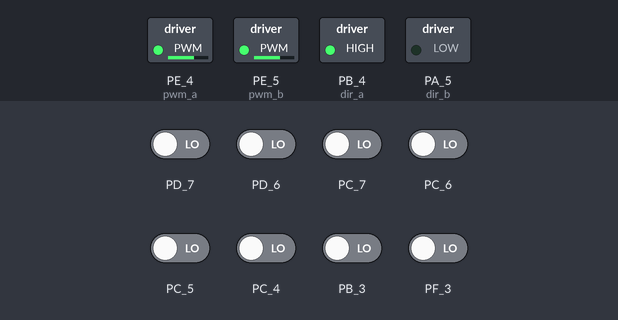
Bench run of a sketch on a simulated TI Tiva C LaunchPad. Parts: switched loads named in the sketch (green lamp = pin HIGH). Inputs (shaded band) come from the test bench; at power-on: PB_3, PC_4–7, PD_6, PD_7, PF_3 LOW.

Above: at 5.3 s.
5.4 s: PD_6 driven HIGH and PC_4 driven HIGH
At 7.3 s:
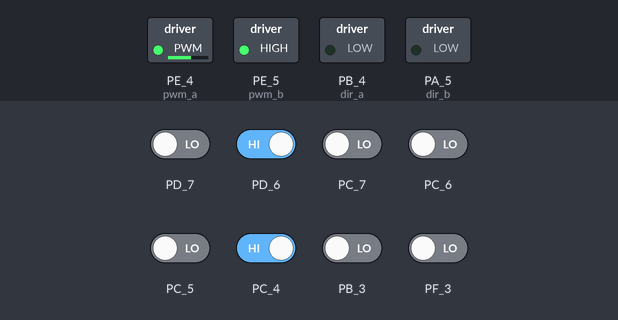
7.9 s: PD_6 driven LOW
At 8.3 s:
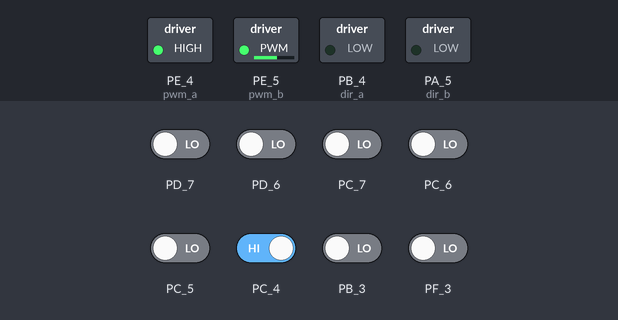
9.4 s: PC_7 driven HIGH
At 10.6 s:
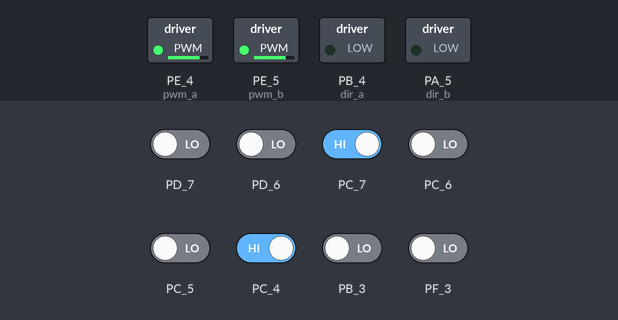
10.9 s: PC_7 driven LOW
At 11.8 s:
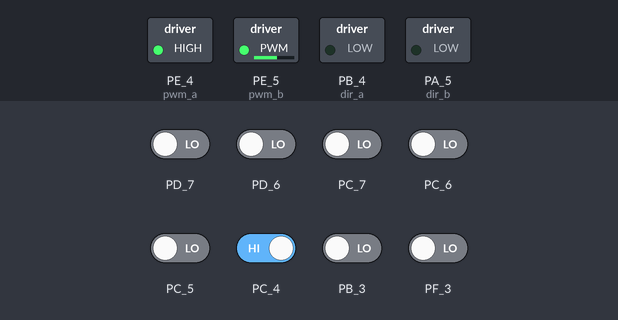
12.4 s: PC_4 driven LOW
At 13.0 s:
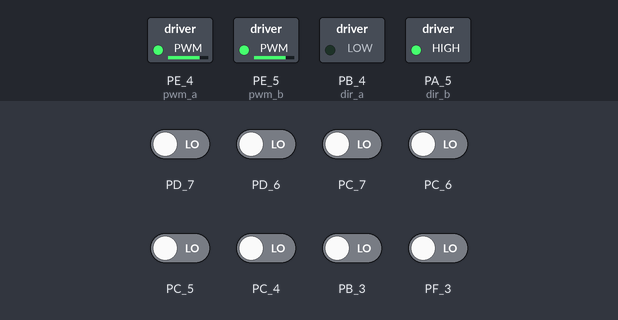
13.9 s: PD_7 driven HIGH
At 15.2 s:
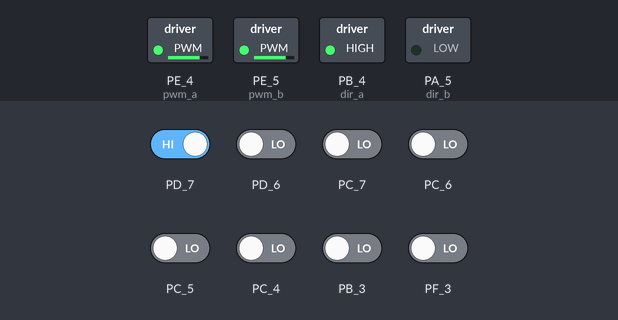
Timing chart, 0 to 16.4 s (numbered marks = the images above; inputs shaded):
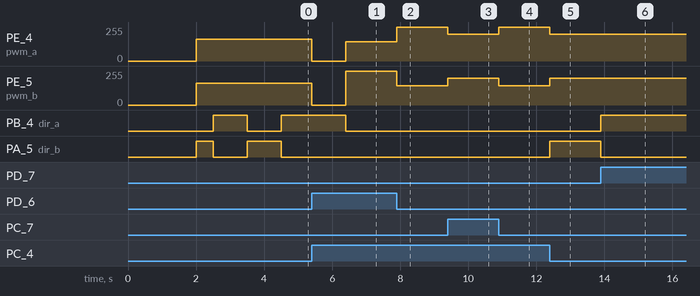

Measured:
- after the input at 5.4 s, PE_4 (pwm_a): 165/255 → 0/255 at once, → 145/255 1.0 s later; PE_5 (pwm_b): 165/255 → 0/255 at once, → 255/255 1.0 s later; PB_4 (dir_a): HIGH → LOW after 1.0 s
- after the input at 7.9 s, PE_4 (pwm_a): 145/255 → 255/255 at once; PE_5 (pwm_b): 255/255 → 145/255 at once
- after the input at 9.4 s, PE_4 (pwm_a): 255/255 → 200/255 at once; PE_5 (pwm_b): 145/255 → 200/255 at once
- after the input at 10.9 s, PE_4 (pwm_a): 200/255 → 255/255 at once; PE_5 (pwm_b): 200/255 → 145/255 at once
- after the input at 12.4 s, PE_4 (pwm_a): 255/255 → 200/255 at once; PE_5 (pwm_b): 145/255 → 200/255 at once; PA_5 (dir_b): LOW → HIGH at once
- after the input at 13.9 s, PB_4 (dir_a): LOW → HIGH at once; PA_5 (dir_b): HIGH → LOW at once

The sketch:

Line_Following_Test.ino
```cpp
/*  08/23/2015a
 *
 *  Basic Line Following Robot using a Zagros Robotics Starter Kit and Pololu Line Sensor
 *
 *  For wiring diagram see:
 *  http://www.zagrosrobotics.com/files/ZagrosLineMazeFollowWiring_08232015a.pdf
 *
 *  For detailed instructions on installing the Arduino IDE, Redboard drivers,
 *  uploading sketches, and testing motors for proper wiring for this sketch see:
 *  http://www.zagrosrobotics.com/files/ZagrosArduinoInstallation_08232015a.pdf
 *
 *  Parts list:
 *
 *    1) Zagros Robot Starter Kit - Gobbit or Magician Version
 *       (http://www.zagrosrobotics.com/)
 *       Included components needed:
 *          Gobbit or Magician Robot Chassis with motors and battery holder
 *          Sparkfun Redboard
 *          Sparkfun Ardumoto Shield
 *          Jumper wires
 *          Breadboard optional
 *
 *    2) Pololu QTR-8RC RC Reflectance Sensor Array
 *       (http://www.zagrosrobotics.com/shop/item.aspx?itemid=896)
 *
 *    3) Black electrical tape Line course on white background
 *
 */

//QTRSensors folder must be placed in your arduino libraries folder
#include <QTRSensors.h>  // Pololu QTR Library

//line sensor defines
#define NUM_SENSORS   8     // number of sensors used
#define TIMEOUT       2500  // waits for 2500 microseconds for sensor outputs to go low
#define EMITTER_PIN   QTR_NO_EMITTER_PIN  // emitter control pin not used.  If added, replace QTR_NO_EMITTER_PIN with pin#

// line sensor declarations
// sensors 0 through 7 are connected to digital pins 2 through 10, respectively (pin 3 is skipped and used by the Ardumoto controller)
// 0 is far Right sensor while 7 is far Left sensor
QTRSensorsRC qtrrc((unsigned char[]) {PF_3,PB_3,PC_4,PC_5,PC_6,PC_7,PD_6,PD_7},NUM_SENSORS, TIMEOUT, EMITTER_PIN);
unsigned int sensorValues[NUM_SENSORS]; // array with individual sensor reading values
unsigned int line_position=0; // value from 0-7000 to indicate position of line between sensor 0 - 7

// ArduMoto motor driver vars
// pwm_a/b sets speed.  Value range is 0-255.  For example, if you set the speed at 100 then 100/255 = 39% duty cycle = slow
// dir_a/b sets direction.  LOW is Forward, HIGH is Reverse
int pwm_a = PE_4;  //PWM control for Ardumoto outputs A1 and A2 is on digital pin 10  (Left motor)
int pwm_b = PE_5;  //PWM control for Ardumoto outputs B3 and B4 is on digital pin 11  (Right motor)
int dir_a = PB_4;  //direction control for Ardumoto outputs A1 and A2 is on digital pin 12  (Left motor)
int dir_b = PA_5;  //direction control for Ardumoto outputs B3 and B4 is on digital pin 13  (Right motor)

// motor tuning vars
int calSpeed = 165;   // tune value motors will run while auto calibration sweeping turn over line (0-255)

// Proportional Control loop vars
float error=0;
float PV =0 ;  // Process Variable value calculated to adjust speeds and keep on line
float kp = 1;  // This is the Proportional value. Tune this value to affect follow_line performance
int m1Speed=0; // (Left motor)
int m2Speed=0; // (Right motor)


void setup()
{
  //Set control pins to be outputs
  pinMode(pwm_a, OUTPUT);
  pinMode(pwm_b, OUTPUT);
  pinMode(dir_a, OUTPUT);
  pinMode(dir_b, OUTPUT);

  //set both motors to stop
  analogWrite(pwm_a, 0);
  analogWrite(pwm_b, 0);

  // delay to allow you to set the robot on the line, turn on the power,
  // then move your hand away before it begins moving.
  delay(2000);

  // calibrate line sensor; determines min/max range of sensed values for the current course
  for (int i = 0; i <= 100; i++)  // begin calibration cycle to last about 2.5 seconds (100*25ms/call)
  {

    // auto calibration sweeping left/right, tune 'calSpeed' motor speed at declaration
    // just high enough all sensors are passed over the line. Not too fast.
    if (i==0 || i==60)  // slow sweeping turn right to pass sensors over line
    {
       digitalWrite(dir_a, LOW);
       analogWrite(pwm_a, calSpeed);
       digitalWrite(dir_b, HIGH);
       analogWrite(pwm_b, calSpeed);
    }

    else if (i==20 || i==100) // slow sweeping turn left to pass sensors over line
    {
       digitalWrite(dir_a, HIGH);
       analogWrite(pwm_a, calSpeed);
       digitalWrite(dir_b, LOW);
       analogWrite(pwm_b, calSpeed);
    }

    qtrrc.calibrate(); // reads all sensors with the define set 2500 microseconds (25 milliseconds) for sensor outputs to go low.

  }  // end calibration cycle

  // read calibrated sensor values and obtain a measure of the line position from 0 to 7000
  line_position = qtrrc.readLine(sensorValues);

  // read the value of only a single sensor to see the line.
  // when the value is greater than 200 the sensor sees the line.
  while (sensorValues[6] < 200)  // wait for line position to near center
  {
    line_position = qtrrc.readLine(sensorValues);
  }

  // find near center
  while (line_position > 4350) // continue loop until line position is near center
  {
    line_position = qtrrc.readLine(sensorValues);
  }

  // stop both motors
  analogWrite(pwm_b, 0); // stop right motor first which kinda helps avoid over run
  analogWrite(pwm_a, 0);

  // delay as indicator setup and calibration is complete
  delay(1000);

} // end setup


void loop() // main loop
{

  // read calibrated sensor values and obtain a measure of the line position from 0 to 7000
  unsigned int line_position = qtrrc.readLine(sensorValues);

  // begin line
  follow_line(line_position);

}  // end main loop


// line following subroutine
//  Proportional Control Only
//  For a lesson in more advanced PID control, see the Zagros Tutorial on the Proportional-Derivative Control
//  http://www.instructables.com/id/Basic-PD-Proportional-Derivative-Line-Follower/

void follow_line(int line_position) //follow the line
{

  // 0 is far Right sensor while 7 (7000 return) is far Left sensor

  switch(line_position)
  {

    // Line has moved off the left edge of sensor
    // This will make it turn fast to the left
    case 7000:
           digitalWrite(dir_a, HIGH);
           analogWrite(pwm_a, 200);
           digitalWrite(dir_b, LOW);
           analogWrite(pwm_b, 200);
    break;

    // Line had moved off the right edge of sensor
    // This will make it turn fast to the right
    case 0:
           digitalWrite(dir_a, LOW);
           analogWrite(pwm_a, 200);
           digitalWrite(dir_b, HIGH);
           analogWrite(pwm_b, 200);
    break;

    // The line is still within the sensors.
    // This will calculate adjusting speed to keep the line in center.
    default:
      error = (float)line_position - 3500; // 3500 is center measure of 7000 far left and 0 on far right

      // This sets the motor speed based on a proportional only formula.
      // kp is the floating-point proportional constant you need to tune.
      // Maybe start with a kp value around 1.0, tuned in declared Proportional Control loop vars at the top of this code.
      // Note that it's very important you get your signs right, or else the
      // control loop will be unstable.

      // calculate the new Process Variable
      // this is the value that will be used to alter the speeds
      PV = kp * error;

      // this section limits the PV (motor speed pwm value)
      // limit PV to 55
      if (PV > 55)
      {
        PV = 55;
      }

      if (PV < -55)
      {
        PV = -55;
      }

      // adjust motor speeds to correct the path
      // Note that if PV > 0 the robot needs to turn left
      m1Speed = 200 - PV;
      m2Speed = 200 + PV;

      //set motor speeds
      digitalWrite(dir_a, LOW);
      analogWrite(pwm_a, m1Speed);
      digitalWrite(dir_b, LOW);
      analogWrite(pwm_b, m2Speed);
      break;
  }

} // end follow_line
```
